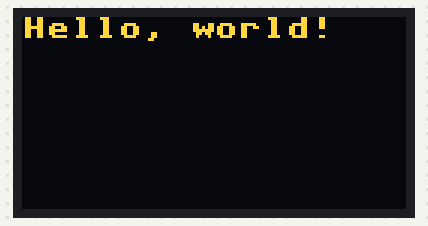
Bench run of a program on a simulated MicroPython board. Parts: 128×64 one-colour display. The OLED is the two-colour kind (top 16 rows yellow); what the program prints to the serial console is not drawn. At 6.2 s the program stops and its outputs stay as they are.

Above: at 4.2 s.

The program:

mp-ssd1306-2-dat.py
```python
# mpremote connect COM6 fs cp mp-i2c-dat.py :
# mpremote connect COM6 run mp-i2c-dat.py

import machine
import ssd1306
import time

# create I2C interface
i2c = machine.I2C(1, sda=machine.Pin(15), scl=machine.Pin(13)) # I have my display hooked up to pins 14 and 15 (for I2C)
print(i2c.scan()) # 0x3c is the I2C address of the SSD1306. As an integer, 60.

# create SSD1306 interface
display_width:int = 128
display_height:int = 64
oled = ssd1306.SSD1306_I2C(128, 64, i2c)

# turn on all pixels
oled.fill(1) # make the change
oled.show() # show the update
time.sleep(1)

# turn off all pixels (blank display)
oled.fill(0)
oled.show()
time.sleep(1)

# fill in a single pixel
oled.pixel(0, 0, 1) # turn on pixel at (0, 0) (top left)
oled.pixel(64, 0, 1) # turn on pixel at (64, 0), middle top
oled.pixel(127, 63, 1) # turn on pixel at (127, 63) (absolute bottom right on my 128x64 display)
oled.show() # show the update
time.sleep(1)

# turn off all pixels again
oled.fill(0)
oled.show()
time.sleep(1)

# display text
oled.text("Hello, world!", 0, 0) # print text "Hello, world!" at position (0, 0) (top left)
oled.show()
time.sleep(1)

# turn off all pixels again
oled.fill(0)
oled.show()
time.sleep(1)
```

Measured:
- what the display in image 0 shows lasts 1.1 s, from 4.1 s to 5.2 s
